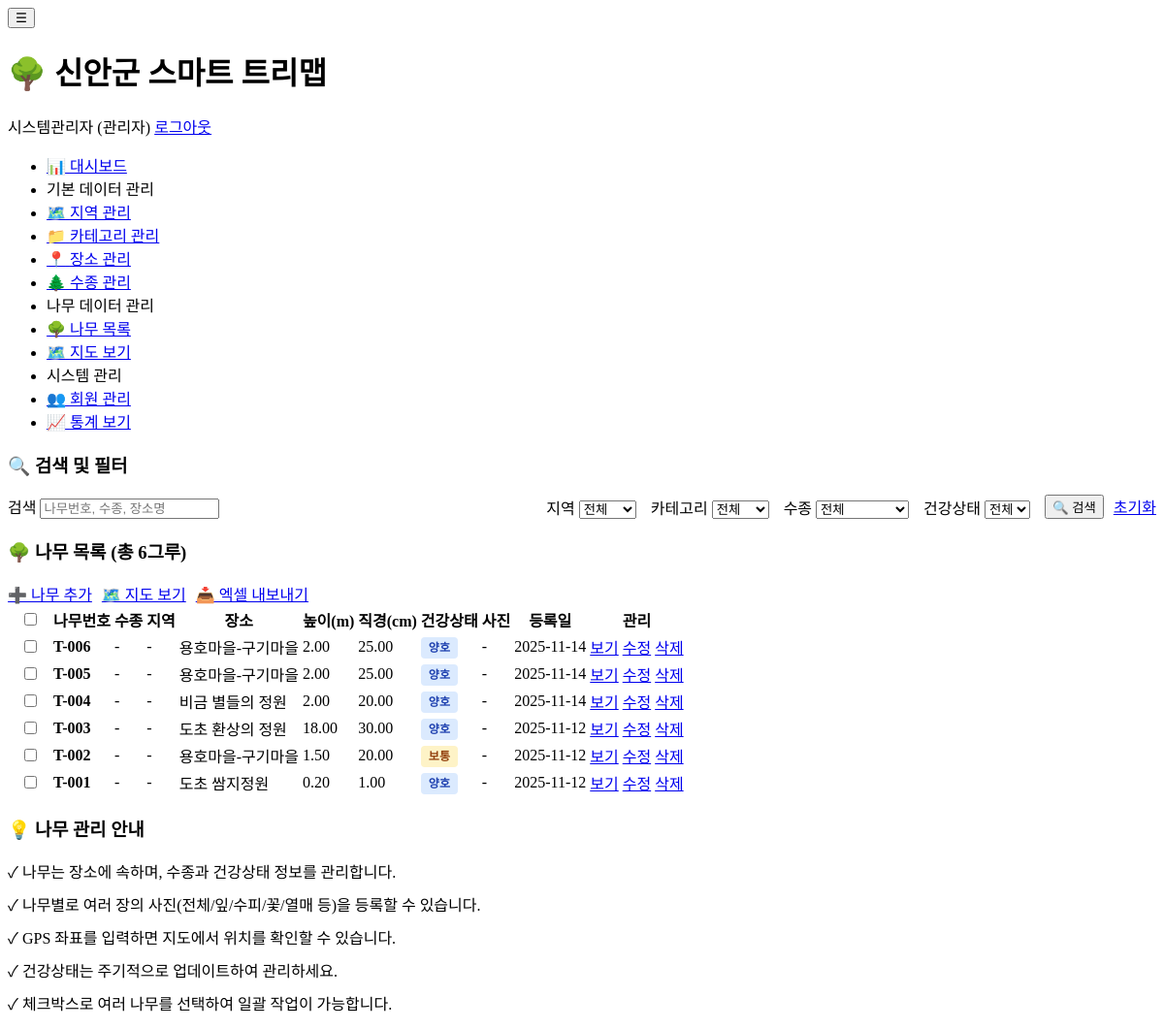
The app's page /admin/trees/list.php (signed in) with its own data.
### tables this page shows
CREATE TABLE trees (
    tree_id INT PRIMARY KEY AUTO_INCREMENT,
    region_id INT,
    category_id INT,
    location_id INT,
    species_id INT,
    tree_number VARCHAR(50) COMMENT '나무 번호',
    planting_date DATE COMMENT '식재일',
    height DECIMAL(5, 2) COMMENT '높이(m)',
    diameter DECIMAL(5, 2) COMMENT '직경(cm)',
    health_status ENUM('excellent', 'good', 'fair', 'poor', 'dead') DEFAULT 'good' COMMENT '건강상태',
    latitude DECIMAL(10, 8),
    longitude DECIMAL(11, 8),
    notes TEXT COMMENT '비고',
    created_by INT,
    created_at TIMESTAMP DEFAULT CURRENT_TIMESTAMP,
    updated_at TIMESTAMP DEFAULT CURRENT_TIMESTAMP ON UPDATE CURRENT_TIMESTAMP,
    FOREIGN KEY (region_id) REFERENCES regions(region_id) ON DELETE CASCADE,
    FOREIGN KEY (category_id) REFERENCES categories(category_id) ON DELETE CASCADE,
    FOREIGN KEY (location_id) REFERENCES locations(location_id) ON DELETE CASCADE,
    FOREIGN KEY (species_id) REFERENCES tree_species_master(species_id) ON DELETE CASCADE,
    FOREIGN KEY (created_by) REFERENCES users(user_id) ON DELETE SET NULL,
    INDEX idx_tree_number (tree_number),
    INDEX idx_coordinates (latitude, longitude),
    INDEX idx_health_status (health_status)
);

CREATE TABLE locations (
    location_id INT PRIMARY KEY AUTO_INCREMENT,
    region_id INT,
    category_id INT,
    location_name VARCHAR(200) NOT NULL,
    address TEXT,
    latitude DECIMAL(10, 8),
    longitude DECIMAL(11, 8),
    area DECIMAL(10, 2) COMMENT '넓이(㎡) - 공원, 생활숲 등',
    length DECIMAL(10, 2) COMMENT '길이(m) - 가로수 등',
    width DECIMAL(10, 2) COMMENT '폭(m) - 가로수 도로폭 등',
    establishment_year INT COMMENT '조성년도',
    management_agency VARCHAR(200) COMMENT '관리기관',
    video_url VARCHAR(500) COMMENT '동영상 주소 (유튜브, 네이버TV 등)',
    description TEXT,
    created_at TIMESTAMP DEFAULT CURRENT_TIMESTAMP,
    updated_at TIMESTAMP DEFAULT CURRENT_TIMESTAMP ON UPDATE CURRENT_TIMESTAMP,
    FOREIGN KEY (region_id) REFERENCES regions(region_id) ON DELETE CASCADE,
    FOREIGN KEY (category_id) REFERENCES categories(category_id) ON DELETE CASCADE,
    INDEX idx_location_name (location_name),
    INDEX idx_coordinates (latitude, longitude)
);

### config/config.php (called while the page is built, shortened)
<?php
function isAdmin() {
    return isset($_SESSION['role']) && $_SESSION['role'] === 'admin';
}
?>

### admin/trees/list.php (the view, shortened to what this page needs)
<?php
require_once '../../config/config.php';
$database = new Database();
$db = $database->getConnection();
$search = isset($_GET['search']) ? sanitize($_GET['search']) : '';
$page = isset($_GET['page']) ? (int)$_GET['page'] : 1;
$items_per_page = ITEMS_PER_PAGE;
$offset = ($page - 1) * $items_per_page;
$query = "SELECT t.*,
          r.region_name,
          c.category_name,
          l.location_name,
          s.korean_name as species_name,
          (SELECT COUNT(*) FROM tree_photos WHERE tree_id = t.tree_id) as photo_count,
          u.name as creator_name
          FROM trees t
          LEFT JOIN regions r ON t.region_id = r.region_id
          LEFT JOIN categories c ON t.category_id = c.category_id
          LEFT JOIN locations l ON t.location_id = l.location_id
          LEFT JOIN tree_species_master s ON t.species_id = s.species_id
          LEFT JOIN users u ON t.created_by = u.user_id
          WHERE 1=1";
$query .= " ORDER BY t.created_at DESC LIMIT :limit OFFSET :offset";
$stmt = $db->prepare($query);
$stmt->bindParam(':limit', $items_per_page, PDO::PARAM_INT);
$stmt->bindParam(':offset', $offset, PDO::PARAM_INT);
$stmt->execute();
$trees = $stmt->fetchAll();
$count_query = "SELECT COUNT(*) as total FROM trees t WHERE 1=1";
$count_stmt = $db->prepare($count_query);
$count_stmt->execute();
$total_items = $count_stmt->fetch()['total'];
require_once '../../includes/header.php';
?>
<div class="card">
    <div class="card-header">
        <h3 class="card-title">🔍 검색 및 필터</h3>
    </div>
    <div class="card-body">
        <form method="GET" action="list.php" style="display: flex; flex-wrap: wrap; gap: 15px; align-items: flex-end;">
            <div class="form-group" style="flex: 1; min-width: 200px; margin-bottom: 0;">
                <label for="search">검색</label>
                <input type="text" id="search" name="search" placeholder="나무번호, 수종, 장소명" value="<?php echo htmlspecialchars($search); ?>">
            </div>
            <div class="form-group" style="margin-bottom: 0;">
                <label for="region">지역</label>
                <select id="region" name="region">
                    <option value="0">전체</option>
                </select>
            </div>
            <div class="form-group" style="margin-bottom: 0;">
                <label for="category">카테고리</label>
                <select id="category" name="category">
                    <option value="0">전체</option>
                </select>
            </div>
            <div class="form-group" style="margin-bottom: 0;">
                <label for="species">수종</label>
                <select id="species" name="species">
                    <option value="0">전체</option>
                </select>
            </div>
            <div class="form-group" style="margin-bottom: 0;">
                <label for="health">건강상태</label>
                <select id="health" name="health">
                    <option value="">전체</option>
                </select>
            </div>
            <div style="display: flex; gap: 10px;">
                <button type="submit" class="btn btn-primary">🔍 검색</button>
                <a href="list.php" class="btn btn-secondary">초기화</a>
            </div>
        </form>
    </div>
</div>
<div class="card">
    <div class="card-header">
        <h3 class="card-title">🌳 나무 목록 (총 <?php echo number_format($total_items); ?>그루)</h3>
        <div style="display: flex; gap: 10px;">
            <a href="add.php" class="btn btn-primary">➕ 나무 추가</a>
            <a href="map.php" class="btn btn-success">🗺️ 지도 보기</a>
            <a href="#" class="btn btn-success" onclick="exportToExcel()">📥 엑셀 내보내기</a>
        </div>
    </div>
    <div class="card-body">
        <form method="POST" id="bulk-form">
            <div class="table-wrapper">
                <table>
                    <thead>
                        <tr>
                            <th class="checkbox-col">
                                <input type="checkbox" id="select-all" onchange="toggleSelectAll(this)">
                            </th>
                            <th>나무번호</th>
                            <th>수종</th>
                            <th>지역</th>
                            <th>장소</th>
                            <th>높이(m)</th>
                            <th>직경(cm)</th>
                            <th>건강상태</th>
                            <th>사진</th>
                            <th>등록일</th>
                            <th>관리</th>
                        </tr>
                    </thead>
                    <tbody>
                        <?php if (count($trees) > 0): ?>
                            <?php foreach ($trees as $tree): ?>
                                <tr>
                                    <td class="checkbox-col">
                                        <input type="checkbox" name="selected_trees[]"
                                               value="<?php echo $tree['tree_id']; ?>"
                                               class="tree-checkbox"
                                               onchange="updateBulkActionBar()">
                                    </td>
                                    <td style="font-weight: 600;">
                                        <a href="view.php?id=<?php echo $tree['tree_id']; ?>"
                                           style="color: var(--primary-color); text-decoration: none;">
                                            <?php echo htmlspecialchars($tree['tree_number'] ?: '-'); ?>
                                        </a>
                                    </td>
                                    <td><?php echo htmlspecialchars($tree['species_name'] ?: '-'); ?></td>
                                    <td><?php echo htmlspecialchars($tree['region_name'] ?: '-'); ?></td>
                                    <td style="max-width: 150px; overflow: hidden; text-overflow: ellipsis; white-space: nowrap;">
                                        <?php echo htmlspecialchars($tree['location_name'] ?: '-'); ?>
                                    </td>
                                    <td><?php echo $tree['height'] ? number_format($tree['height'], 2) : '-'; ?></td>
                                    <td><?php echo $tree['diameter'] ? number_format($tree['diameter'], 2) : '-'; ?></td>
                                    <td>
                                        <?php
                                        $health_classes = [
                                            'excellent' => 'health-excellent',
                                            'good' => 'health-good',
                                            'fair' => 'health-fair',
                                            'poor' => 'health-poor',
                                            'dead' => 'health-dead'
                                        ];
                                        $health_labels = [
                                            'excellent' => '최상',
                                            'good' => '양호',
                                            'fair' => '보통',
                                            'poor' => '나쁨',
                                            'dead' => '고사'
                                        ];
                                        $health = $tree['health_status'] ?: 'good';
                                        ?>
                                        <span class="health-badge <?php echo $health_classes[$health]; ?>">
                                            <?php echo $health_labels[$health]; ?>
                                        </span>
                                    </td>
                                    <td>
                                        <?php if ($tree['photo_count'] > 0): ?>
                                            📷 <?php echo $tree['photo_count']; ?>장
                                        <?php else: ?>
                                            -
                                        <?php endif; ?>
                                    </td>
                                    <td><?php echo date('Y-m-d', strtotime($tree['created_at'])); ?></td>
                                    <td>
                                        <a href="view.php?id=<?php echo $tree['tree_id']; ?>" class="btn btn-sm btn-success">보기</a>
                                        <a href="edit.php?id=<?php echo $tree['tree_id']; ?>" class="btn btn-sm btn-secondary">수정</a>
                                        <?php if (isAdmin()): ?>
                                            <a href="?delete=<?php echo $tree['tree_id']; ?>"
                                               class="btn btn-sm btn-danger"
                                               onclick="return confirm('이 나무를 삭제하시겠습니까?\n연결된 모든 사진이 삭제됩니다.');">삭제</a>
                                        <?php endif; ?>
                                    </td>
                                </tr>
                            <?php endforeach; ?>
                        <?php endif; ?>
                    </tbody>
                </table>
            </div>
        </form>
    </div>
</div>
<div class="card">
    <div class="card-header">
        <h3 class="card-title">💡 나무 관리 안내</h3>
    </div>
    <div class="card-body">
        <ul style="list-style: none; padding: 0;">
            <li style="margin-bottom: 10px;">✓ 나무는 장소에 속하며, 수종과 건강상태 정보를 관리합니다.</li>
            <li style="margin-bottom: 10px;">✓ 나무별로 여러 장의 사진(전체/잎/수피/꽃/열매 등)을 등록할 수 있습니다.</li>
            <li style="margin-bottom: 10px;">✓ GPS 좌표를 입력하면 지도에서 위치를 확인할 수 있습니다.</li>
            <li style="margin-bottom: 10px;">✓ 건강상태는 주기적으로 업데이트하여 관리하세요.</li>
            <li style="margin-bottom: 10px;">✓ 체크박스로 여러 나무를 선택하여 일괄 작업이 가능합니다.</li>
        </ul>
    </div>
</div>
<?php require_once '../../includes/footer.php'; ?>

### records on screen
trees: tree_number "T-006", species_name "-", region_name "-", location.location_name "용호마을-구기마을", height "2.00", diameter "25.00", health_status "양호", created_at "2025-11-14"
trees: tree_number "T-005", species_name "-", region_name "-", location.location_name "용호마을-구기마을", height "2.00", diameter "25.00", health_status "양호", created_at "2025-11-14"
trees: tree_number "T-004", species_name "-", region_name "-", location.location_name "비금 별들의 정원", height "2.00", diameter "20.00", health_status "양호", created_at "2025-11-14"
trees: tree_number "T-003", species_name "-", region_name "-", location.location_name "도초 환상의 정원", height "18.00", diameter "30.00", health_status "양호", created_at "2025-11-12"
trees: tree_number "T-002", species_name "-", region_name "-", location.location_name "용호마을-구기마을", height "1.50", diameter "20.00", health_status "보통", created_at "2025-11-12"
trees: tree_number "T-001", species_name "-", region_name "-", location.location_name "도초 쌈지정원", height "0.20", diameter "1.00", health_status "양호", created_at "2025-11-12"

### other values on screen
SITE_NAME "신안군 스마트 트리맵"
$_SESSION['name'] "시스템관리자"
$total_items "6"
